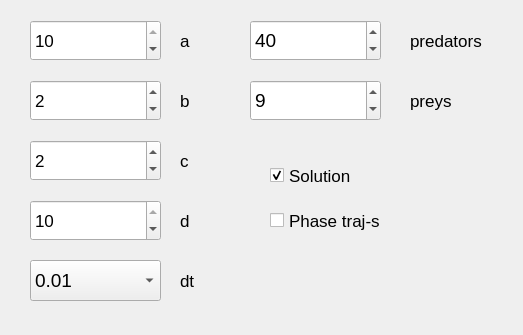
<?xml version="1.0" encoding="UTF-8"?>
<ui version="4.0">
 <class>MainWindow</class>
 <widget class="QMainWindow" name="MainWindow">
  <property name="geometry">
   <rect>
    <x>0</x>
    <y>0</y>
    <width>523</width>
    <height>335</height>
   </rect>
  </property>
  <property name="windowTitle">
   <string>MainWindow</string>
  </property>
  <widget class="QWidget" name="centralwidget">
   <widget class="QSpinBox" name="spinBox">
    <property name="geometry">
     <rect>
      <x>30</x>
      <y>20</y>
      <width>131</width>
      <height>41</height>
     </rect>
    </property>
    <property name="font">
     <font>
      <pointsize>13</pointsize>
     </font>
    </property>
    <property name="minimum">
     <number>0</number>
    </property>
    <property name="maximum">
     <number>10</number>
    </property>
    <property name="value">
     <number>10</number>
    </property>
   </widget>
   <widget class="QSpinBox" name="spinBox_2">
    <property name="geometry">
     <rect>
      <x>30</x>
      <y>80</y>
      <width>131</width>
      <height>41</height>
     </rect>
    </property>
    <property name="font">
     <font>
      <pointsize>13</pointsize>
     </font>
    </property>
    <property name="minimum">
     <number>0</number>
    </property>
    <property name="maximum">
     <number>10</number>
    </property>
    <property name="value">
     <number>2</number>
    </property>
   </widget>
   <widget class="QSpinBox" name="spinBox_3">
    <property name="geometry">
     <rect>
      <x>30</x>
      <y>140</y>
      <width>131</width>
      <height>41</height>
     </rect>
    </property>
    <property name="font">
     <font>
      <pointsize>13</pointsize>
     </font>
    </property>
    <property name="minimum">
     <number>0</number>
    </property>
    <property name="maximum">
     <number>10</number>
    </property>
    <property name="value">
     <number>2</number>
    </property>
   </widget>
   <widget class="QSpinBox" name="spinBox_4">
    <property name="geometry">
     <rect>
      <x>30</x>
      <y>200</y>
      <width>131</width>
      <height>41</height>
     </rect>
    </property>
    <property name="font">
     <font>
      <pointsize>13</pointsize>
     </font>
    </property>
    <property name="minimum">
     <number>-10</number>
    </property>
    <property name="maximum">
     <number>10</number>
    </property>
    <property name="value">
     <number>10</number>
    </property>
   </widget>
   <widget class="QLabel" name="label">
    <property name="geometry">
     <rect>
      <x>180</x>
      <y>20</y>
      <width>101</width>
      <height>41</height>
     </rect>
    </property>
    <property name="font">
     <font>
      <pointsize>13</pointsize>
     </font>
    </property>
    <property name="text">
     <string>a</string>
    </property>
   </widget>
   <widget class="QLabel" name="label_2">
    <property name="geometry">
     <rect>
      <x>180</x>
      <y>80</y>
      <width>101</width>
      <height>41</height>
     </rect>
    </property>
    <property name="font">
     <font>
      <pointsize>13</pointsize>
     </font>
    </property>
    <property name="text">
     <string>b</string>
    </property>
   </widget>
   <widget class="QLabel" name="label_3">
    <property name="geometry">
     <rect>
      <x>180</x>
      <y>140</y>
      <width>101</width>
      <height>41</height>
     </rect>
    </property>
    <property name="font">
     <font>
      <pointsize>13</pointsize>
     </font>
    </property>
    <property name="text">
     <string>c</string>
    </property>
   </widget>
   <widget class="QLabel" name="label_4">
    <property name="geometry">
     <rect>
      <x>180</x>
      <y>200</y>
      <width>101</width>
      <height>41</height>
     </rect>
    </property>
    <property name="font">
     <font>
      <pointsize>13</pointsize>
     </font>
    </property>
    <property name="text">
     <string>d</string>
    </property>
   </widget>
   <widget class="QLabel" name="label_5">
    <property name="geometry">
     <rect>
      <x>180</x>
      <y>260</y>
      <width>101</width>
      <height>41</height>
     </rect>
    </property>
    <property name="font">
     <font>
      <pointsize>13</pointsize>
     </font>
    </property>
    <property name="text">
     <string>dt</string>
    </property>
   </widget>
   <widget class="QComboBox" name="comboBox">
    <property name="geometry">
     <rect>
      <x>30</x>
      <y>260</y>
      <width>131</width>
      <height>41</height>
     </rect>
    </property>
    <property name="font">
     <font>
      <pointsize>14</pointsize>
     </font>
    </property>
    <property name="currentIndex">
     <number>3</number>
    </property>
    <item>
     <property name="text">
      <string>0.1</string>
     </property>
    </item>
    <item>
     <property name="text">
      <string>0.05</string>
     </property>
    </item>
    <item>
     <property name="text">
      <string>0.02</string>
     </property>
    </item>
    <item>
     <property name="text">
      <string>0.01</string>
     </property>
    </item>
    <item>
     <property name="text">
      <string>0.005</string>
     </property>
    </item>
    <item>
     <property name="text">
      <string>0.001</string>
     </property>
    </item>
   </widget>
   <widget class="QSpinBox" name="spinBox_5">
    <property name="geometry">
     <rect>
      <x>250</x>
      <y>20</y>
      <width>131</width>
      <height>41</height>
     </rect>
    </property>
    <property name="font">
     <font>
      <pointsize>14</pointsize>
     </font>
    </property>
    <property name="value">
     <number>40</number>
    </property>
   </widget>
   <widget class="QSpinBox" name="spinBox_6">
    <property name="geometry">
     <rect>
      <x>250</x>
      <y>80</y>
      <width>131</width>
      <height>41</height>
     </rect>
    </property>
    <property name="font">
     <font>
      <pointsize>14</pointsize>
     </font>
    </property>
    <property name="value">
     <number>9</number>
    </property>
   </widget>
   <widget class="QLabel" name="label_6">
    <property name="geometry">
     <rect>
      <x>410</x>
      <y>20</y>
      <width>101</width>
      <height>41</height>
     </rect>
    </property>
    <property name="font">
     <font>
      <pointsize>13</pointsize>
     </font>
    </property>
    <property name="text">
     <string>predators</string>
    </property>
   </widget>
   <widget class="QLabel" name="label_7">
    <property name="geometry">
     <rect>
      <x>410</x>
      <y>80</y>
      <width>101</width>
      <height>41</height>
     </rect>
    </property>
    <property name="font">
     <font>
      <pointsize>13</pointsize>
     </font>
    </property>
    <property name="text">
     <string>preys</string>
    </property>
   </widget>
   <widget class="QCheckBox" name="checkBox">
    <property name="geometry">
     <rect>
      <x>270</x>
      <y>160</y>
      <width>151</width>
      <height>31</height>
     </rect>
    </property>
    <property name="font">
     <font>
      <pointsize>13</pointsize>
     </font>
    </property>
    <property name="text">
     <string>Solution</string>
    </property>
    <property name="checked">
     <bool>true</bool>
    </property>
    <attribute name="buttonGroup">
     <string notr="true">buttonGroup</string>
    </attribute>
   </widget>
   <widget class="QCheckBox" name="checkBox_2">
    <property name="geometry">
     <rect>
      <x>270</x>
      <y>200</y>
      <width>191</width>
      <height>41</height>
     </rect>
    </property>
    <property name="font">
     <font>
      <pointsize>13</pointsize>
     </font>
    </property>
    <property name="text">
     <string>Phase traj-s</string>
    </property>
    <attribute name="buttonGroup">
     <string notr="true">buttonGroup</string>
    </attribute>
   </widget>
  </widget>
 </widget>
 <resources/>
 <connections/>
 <buttongroups>
  <buttongroup name="buttonGroup"/>
 </buttongroups>
</ui>
